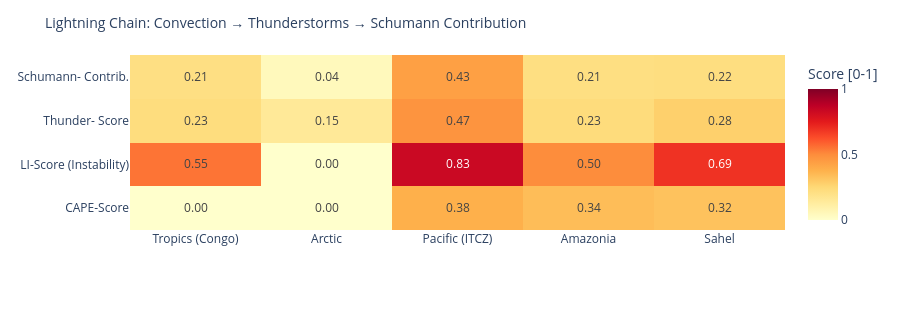

The code cell stored with this chart in its notebook:
### Code cell
# ============================================================
# LIGHTNING CHAIN: Convection → Thunderstorms → Schumann
# Shows the causal chain per measurement point as heatmap
# ============================================================

def cape_score(v):
    """CAPE → normalized score [0,1]"""
    if v is None or pd.isna(v): return 0.0
    return min(1.0, float(v) / 3000)

def li_score(v):
    """Lifted Index: negative = unstable → score [0,1]"""
    if v is None or pd.isna(v): return 0.3
    return min(1.0, max(0.0, (-float(v) + 6) / 12))

def cloud_score(v):
    if v is None or pd.isna(v): return 0.3
    return float(v) / 100

def thunder_score(row):
    """Kombinierter Gewitterwahrscheinlichkeits-Score
    CAPE + LI + Bedeckung + WMO-Gewitter + konvektiver Niederschlag (showers)
    Hinweis: X-Ray und Kp sind kein Bestandteil – nur geomagn./solarer Kontext.
    """
    cs = cape_score(row.get('cape'))
    ls = li_score(row.get('li'))
    cl = cloud_score(row.get('cloud'))
    t  = 1.0 if row.get('thunderstorm') else 0.0
    # Convective precipitation (showers) as additional indicator
    sh = min(1.0, (row.get('showers') or 0) / 5.0)
    return round(cs * 0.30 + ls * 0.25 + cl * 0.15 + t * 0.20 + sh * 0.10, 3)

def schumann_contribution(t_score, lat):
    """Schumann contribution: higher in tropics (±30°), scaled by thunderstorm score"""
    lat_weight = max(0.3, 1.0 - abs(lat) / 60)
    return round(t_score * lat_weight, 3)

df_atm['cape_score']   = df_atm.apply(lambda r: cape_score(r['cape']), axis=1)
df_atm['li_score']     = df_atm.apply(lambda r: li_score(r['li']),    axis=1)
df_atm['thunder_score']= df_atm.apply(lambda r: thunder_score(r.to_dict()), axis=1)
df_atm['schumann_contribution'] = df_atm.apply(
    lambda r: schumann_contribution(r['thunder_score'], r['lat']), axis=1)

metrics = ['cape_score', 'li_score', 'thunder_score', 'schumann_contribution']
labels  = ['CAPE-Score', 'LI-Score\n(Instability)', 'Thunder-\nScore', 'Schumann-\nContrib.']
z_data  = [df_atm[m].tolist() for m in metrics]

fig = go.Figure(go.Heatmap(
    z=z_data,
    x=df_atm['point'].tolist(),
    y=labels,
    colorscale='YlOrRd',
    zmin=0, zmax=1,
    text=[[f'{v:.2f}' for v in row] for row in z_data],
    texttemplate='%{text}', textfont=dict(size=12),
    colorbar=dict(title='Score [0-1]')
))
fig.update_layout(
    title=dict(text='Lightning Chain: Convection → Thunderstorms → Schumann Contribution', font=dict(size=14)),
    height=310,
    plot_bgcolor='rgba(0,0,0,0)', paper_bgcolor='rgba(0,0,0,0)',
    margin=dict(l=130, r=80, t=55, b=80)
)
fig.show()

### Figure 1 — Plotly figure (JSON) as saved in the notebook; plotly's stock layout.template omitted (floating-point values rounded to 4 significant figures)
{"data": [{"colorbar": {"title": {"text": "Score [0-1]"}}, "colorscale": [[0.0, "rgb(255,255,204)"], [0.125, "rgb(255,237,160)"], [0.25, "rgb(254,217,118)"], [0.375, "rgb(254,178,76)"], [0.5, "rgb(253,141,60)"], [0.625, "rgb(252,78,42)"], [0.75, "rgb(227,26,28)"], [0.875, "rgb(189,0,38)"], [1.0, "rgb(128,0,38)"]], "text": [["0.00", "0.00", "0.38", "0.34", "0.32"], ["0.55", "0.00", "0.83", "0.50", "0.69"], ["0.23", "0.15", "0.47", "0.23", "0.28"], ["0.21", "0.04", "0.43", "0.21", "0.22"]], "textfont": {"size": 12}, "texttemplate": "%{text}", "type": "heatmap", "x": ["Tropics (Congo)", "Arctic", "Pacific (ITCZ)", "Amazonia", "Sahel"], "y": ["CAPE-Score", "LI-Score\n(Instability)", "Thunder-\nScore", "Schumann-\nContrib."], "z": [[0.0, 0.0, 0.3833, 0.34, 0.3233], [0.55, 0.0, 0.8333, 0.5, 0.6917], [0.226, 0.15, 0.475, 0.233, 0.28], [0.211, 0.045, 0.435, 0.214, 0.219]], "zmax": 1, "zmin": 0}], "layout": {"height": 310, "margin": {"b": 80, "l": 130, "r": 80, "t": 55}, "paper_bgcolor": "rgba(0,0,0,0)", "plot_bgcolor": "rgba(0,0,0,0)", "title": {"font": {"size": 14}, "text": "Lightning Chain: Convection → Thunderstorms → Schumann Contribution"}}}
